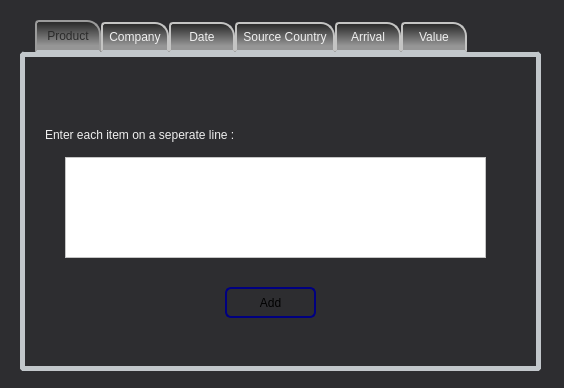
<?xml version="1.0" encoding="UTF-8"?>
<ui version="4.0">
 <class>Dialog</class>
 <widget class="QDialog" name="Dialog">
  <property name="geometry">
   <rect>
    <x>0</x>
    <y>0</y>
    <width>564</width>
    <height>388</height>
   </rect>
  </property>
  <property name="windowTitle">
   <string>Dialog</string>
  </property>
  <property name="styleSheet">
   <string notr="true">* {font: 8pt &quot;Segoe UI&quot;; 	color: rgb(247, 247, 247);}

*{	
	background-color: rgb(45, 45, 48);
	color: rgb(239, 239, 239);
}

QPushButton {
    border: 2px solid #8f8f91;
    border-radius: 6px;
    background-color: qlineargradient(x1: 0, y1: 0, x2: 0, y2: 1,
                                      stop: 0 #f6f7fa, stop: 1 #dadbde);
    min-width: 80px;
   color: rgb(0, 0, 0);
}

QPushButton:pressed {
    background-color: qlineargradient(x1: 0, y1: 0, x2: 0, y2: 1,
                                      stop: 0 #dadbde, stop: 1 #f6f7fa);
}

QPushButton:hover {
	background-color: qlineargradient(spread:repeat, x1:0, y1:0, x2:0, y2:1, stop:0.0677966 rgba(207, 132, 42, 255), stop:0.79096 rgba(193, 193, 193, 255));
}
QPushButton:flat {
    border: none; /* no border for a flat push button */
}

QPushButton:default {
    border-color: navy; /* make the default button prominent */
}

QScrollBar {
     border: 2px solid grey;
     background-color: qlineargradient(x1: 0, y1: 0, x2: 0, y2: 1,
                                      stop: 0 #f6f7fa, stop: 1 #dadbde);
   color: rgb(0, 0, 0);	
 }

</string>
  </property>
  <widget class="QTabWidget" name="tabWidget">
   <property name="geometry">
    <rect>
     <x>20</x>
     <y>20</y>
     <width>521</width>
     <height>351</height>
    </rect>
   </property>
   <property name="styleSheet">
    <string notr="true">QTabWidget::pane { /* The tab widget frame */
    border: 5px solid #C2C7CB;
	border-radius : 4px;
}

QTabWidget::tab-bar {
	left: 15px;
}

QTabBar::tab {
	background-color: qlineargradient(spread:repeat, x1:0, y1:0, x2:0, y2:1, stop:0.0677966 rgba(46, 46, 46, 255), stop:0.79096 rgba(150, 150, 150, 255));
    border: 2px solid #C4C4C3;
    border-bottom-color: #C2C7CB; 
    border-top-left-radius: 4px;
    border-top-right-radius: 14px;
    padding: 6px;
	min-width : 50px;
}

QTabBar::tab:selected, QTabBar::tab:hover {
    background: qlineargradient(x1: 0, y1: 0, x2: 0, y2: 1,
                                stop: 0 #fafafa, stop: 0.4 #f4f4f4,
                                stop: 0.5 #e7e7e7, stop: 1.0 #fafafa);
	color: rgb(42, 42, 42);
}

QTabBar::tab:selected {
    border-color: #9B9B9B;
    border-bottom-color: #C2C7CB; /* same as pane color */
}

QTabBar::tab:!selected {
    margin-top: 2px; /* make non-selected tabs look smaller */
}</string>
   </property>
   <property name="currentIndex">
    <number>0</number>
   </property>
   <widget class="QWidget" name="tab">
    <attribute name="title">
     <string>Product</string>
    </attribute>
    <widget class="QTextEdit" name="textEdit">
     <property name="geometry">
      <rect>
       <x>40</x>
       <y>100</y>
       <width>421</width>
       <height>101</height>
      </rect>
     </property>
     <property name="styleSheet">
      <string notr="true">background-color: rgb(255, 255, 255);
color: rgb(0, 0, 0);</string>
     </property>
    </widget>
    <widget class="QLabel" name="label">
     <property name="geometry">
      <rect>
       <x>20</x>
       <y>70</y>
       <width>231</width>
       <height>16</height>
      </rect>
     </property>
     <property name="text">
      <string>Enter each item on a seperate line :</string>
     </property>
    </widget>
    <widget class="QPushButton" name="pushButton">
     <property name="geometry">
      <rect>
       <x>200</x>
       <y>230</y>
       <width>91</width>
       <height>31</height>
      </rect>
     </property>
     <property name="text">
      <string>Add</string>
     </property>
    </widget>
   </widget>
   <widget class="QWidget" name="tab_6">
    <attribute name="title">
     <string>Company</string>
    </attribute>
    <widget class="QTextEdit" name="textEdit_4">
     <property name="geometry">
      <rect>
       <x>40</x>
       <y>100</y>
       <width>421</width>
       <height>91</height>
      </rect>
     </property>
     <property name="styleSheet">
      <string notr="true">background-color: rgb(255, 255, 255);
color: rgb(0, 0, 0);</string>
     </property>
    </widget>
    <widget class="QLabel" name="label_10">
     <property name="geometry">
      <rect>
       <x>30</x>
       <y>70</y>
       <width>231</width>
       <height>16</height>
      </rect>
     </property>
     <property name="text">
      <string>Enter each company on a seperate line :</string>
     </property>
    </widget>
    <widget class="QPushButton" name="pushButton_6">
     <property name="geometry">
      <rect>
       <x>190</x>
       <y>210</y>
       <width>91</width>
       <height>31</height>
      </rect>
     </property>
     <property name="text">
      <string>Add</string>
     </property>
    </widget>
   </widget>
   <widget class="QWidget" name="tab_2">
    <attribute name="title">
     <string>Date</string>
    </attribute>
    <widget class="QLabel" name="label_5">
     <property name="geometry">
      <rect>
       <x>117</x>
       <y>67</y>
       <width>239</width>
       <height>17</height>
      </rect>
     </property>
     <property name="text">
      <string>Enter the date constraint below :</string>
     </property>
    </widget>
    <widget class="QLabel" name="label_3">
     <property name="geometry">
      <rect>
       <x>117</x>
       <y>114</y>
       <width>117</width>
       <height>18</height>
      </rect>
     </property>
     <property name="text">
      <string>End Date</string>
     </property>
    </widget>
    <widget class="QLabel" name="label_4">
     <property name="geometry">
      <rect>
       <x>117</x>
       <y>90</y>
       <width>117</width>
       <height>18</height>
      </rect>
     </property>
     <property name="text">
      <string>Start Date</string>
     </property>
    </widget>
    <widget class="QDateEdit" name="dateEdit">
     <property name="geometry">
      <rect>
       <x>240</x>
       <y>90</y>
       <width>116</width>
       <height>18</height>
      </rect>
     </property>
    </widget>
    <widget class="QDateEdit" name="dateEdit_2">
     <property name="geometry">
      <rect>
       <x>240</x>
       <y>114</y>
       <width>116</width>
       <height>18</height>
      </rect>
     </property>
    </widget>
    <widget class="QPushButton" name="pushButton_2">
     <property name="geometry">
      <rect>
       <x>180</x>
       <y>180</y>
       <width>101</width>
       <height>31</height>
      </rect>
     </property>
     <property name="text">
      <string>Add</string>
     </property>
    </widget>
   </widget>
   <widget class="QWidget" name="tab_3">
    <attribute name="title">
     <string>Source Country</string>
    </attribute>
    <widget class="QTextEdit" name="textEdit_3">
     <property name="geometry">
      <rect>
       <x>50</x>
       <y>80</y>
       <width>371</width>
       <height>81</height>
      </rect>
     </property>
     <property name="styleSheet">
      <string notr="true">background-color: rgb(255, 255, 255);
color: rgb(0, 0, 0);</string>
     </property>
    </widget>
    <widget class="QLabel" name="label_6">
     <property name="geometry">
      <rect>
       <x>20</x>
       <y>40</y>
       <width>231</width>
       <height>16</height>
      </rect>
     </property>
     <property name="text">
      <string>Enter each item on a seperate line :</string>
     </property>
    </widget>
    <widget class="QPushButton" name="pushButton_3">
     <property name="geometry">
      <rect>
       <x>190</x>
       <y>190</y>
       <width>91</width>
       <height>31</height>
      </rect>
     </property>
     <property name="text">
      <string>Add</string>
     </property>
    </widget>
   </widget>
   <widget class="QWidget" name="tab_5">
    <attribute name="title">
     <string>Arrival</string>
    </attribute>
    <widget class="QRadioButton" name="radioButton">
     <property name="geometry">
      <rect>
       <x>210</x>
       <y>80</y>
       <width>82</width>
       <height>17</height>
      </rect>
     </property>
     <property name="text">
      <string>Air</string>
     </property>
    </widget>
    <widget class="QRadioButton" name="radioButton_2">
     <property name="geometry">
      <rect>
       <x>210</x>
       <y>110</y>
       <width>82</width>
       <height>17</height>
      </rect>
     </property>
     <property name="text">
      <string>Ground</string>
     </property>
    </widget>
    <widget class="QRadioButton" name="radioButton_3">
     <property name="geometry">
      <rect>
       <x>210</x>
       <y>140</y>
       <width>82</width>
       <height>17</height>
      </rect>
     </property>
     <property name="text">
      <string>Sea</string>
     </property>
    </widget>
    <widget class="QPushButton" name="pushButton_5">
     <property name="geometry">
      <rect>
       <x>180</x>
       <y>200</y>
       <width>121</width>
       <height>41</height>
      </rect>
     </property>
     <property name="text">
      <string>Set</string>
     </property>
    </widget>
    <widget class="QLabel" name="label_9">
     <property name="geometry">
      <rect>
       <x>110</x>
       <y>50</y>
       <width>241</width>
       <height>16</height>
      </rect>
     </property>
     <property name="text">
      <string>Choose one of methods below :</string>
     </property>
    </widget>
   </widget>
   <widget class="QWidget" name="tab_4">
    <attribute name="title">
     <string>Value</string>
    </attribute>
    <widget class="QPushButton" name="pushButton_4">
     <property name="geometry">
      <rect>
       <x>180</x>
       <y>200</y>
       <width>101</width>
       <height>31</height>
      </rect>
     </property>
     <property name="text">
      <string>Add</string>
     </property>
    </widget>
    <widget class="QLabel" name="label_7">
     <property name="geometry">
      <rect>
       <x>141</x>
       <y>113</y>
       <width>25</width>
       <height>23</height>
      </rect>
     </property>
     <property name="text">
      <string>Min</string>
     </property>
    </widget>
    <widget class="QLineEdit" name="lineEdit">
     <property name="geometry">
      <rect>
       <x>173</x>
       <y>113</y>
       <width>127</width>
       <height>23</height>
      </rect>
     </property>
     <property name="styleSheet">
      <string notr="true">color: rgb(0, 0, 0);
background-color: rgb(255, 255, 255);</string>
     </property>
    </widget>
    <widget class="QLabel" name="label_8">
     <property name="geometry">
      <rect>
       <x>141</x>
       <y>145</y>
       <width>25</width>
       <height>23</height>
      </rect>
     </property>
     <property name="text">
      <string>Max</string>
     </property>
    </widget>
    <widget class="QLineEdit" name="lineEdit_2">
     <property name="geometry">
      <rect>
       <x>173</x>
       <y>145</y>
       <width>127</width>
       <height>23</height>
      </rect>
     </property>
     <property name="styleSheet">
      <string notr="true">color: rgb(0, 0, 0);
background-color: rgb(255, 255, 255);</string>
     </property>
    </widget>
    <widget class="QRadioButton" name="radioButton_4">
     <property name="geometry">
      <rect>
       <x>80</x>
       <y>60</y>
       <width>99</width>
       <height>20</height>
      </rect>
     </property>
     <property name="text">
      <string>Total Value</string>
     </property>
    </widget>
    <widget class="QRadioButton" name="radioButton_5">
     <property name="geometry">
      <rect>
       <x>230</x>
       <y>60</y>
       <width>151</width>
       <height>20</height>
      </rect>
     </property>
     <property name="text">
      <string>Unit Product Value</string>
     </property>
    </widget>
   </widget>
  </widget>
 </widget>
 <resources/>
 <connections/>
</ui>
